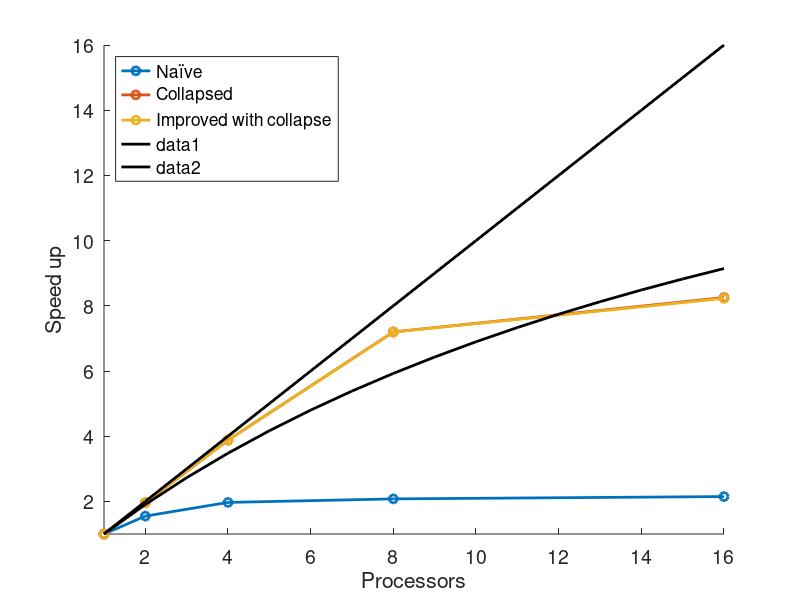

Recreate this plot in MATLAB. (Note: this script raises an error after producing the figure.)
close all; clear;
A1 = load('1st_without_collapse/3.1.txt');
A2 = load('2nd_parallel-cycle/3.2.txt');
A4 = load('4th_with_collapse/3.4.txt');

N = 4096;
A1 = A1(A1(:,2)==N,:);
A2 = A2(A2(:,2)==N,:);
A4 = A4(A4(:,2)==N,:);

S1 = ones(length(A1),1);
S2 = S1;
S4 = S2;
for i=2:length(A1)
    S1(i) = A1(1,4)/A1(i,4);
    S2(i) = A2(1,4)/A2(i,4);
    S4(i) = A4(1,4)/A4(i,4);
end

figure
hold on
plot(A1(:,1),S1,'-o','LineWidth',2)
plot(A2(:,1),S2,'-o','LineWidth',2)
plot(A4(:,1),S4,'-o','LineWidth',2)

legend('Naïve','Collapsed','Improved with collapse','Location','northwest');

hold on
f = [1 0.95];
P = 1:A1(end,1);
S = ones(length(P),length(f));
for i = 1:length(f)
    S(:,i) = 1./(f(i)./P+1-f(i));
    plot(P,S(:,i),'k','Linewidth',2);
end

xlabel('Processors')
ylabel('Speed up')
set(gca,'fontsize',14);
set(gcf, 'Color', 'w');
axis([1 16 1 16])
export_fig 'amdahl.png'
